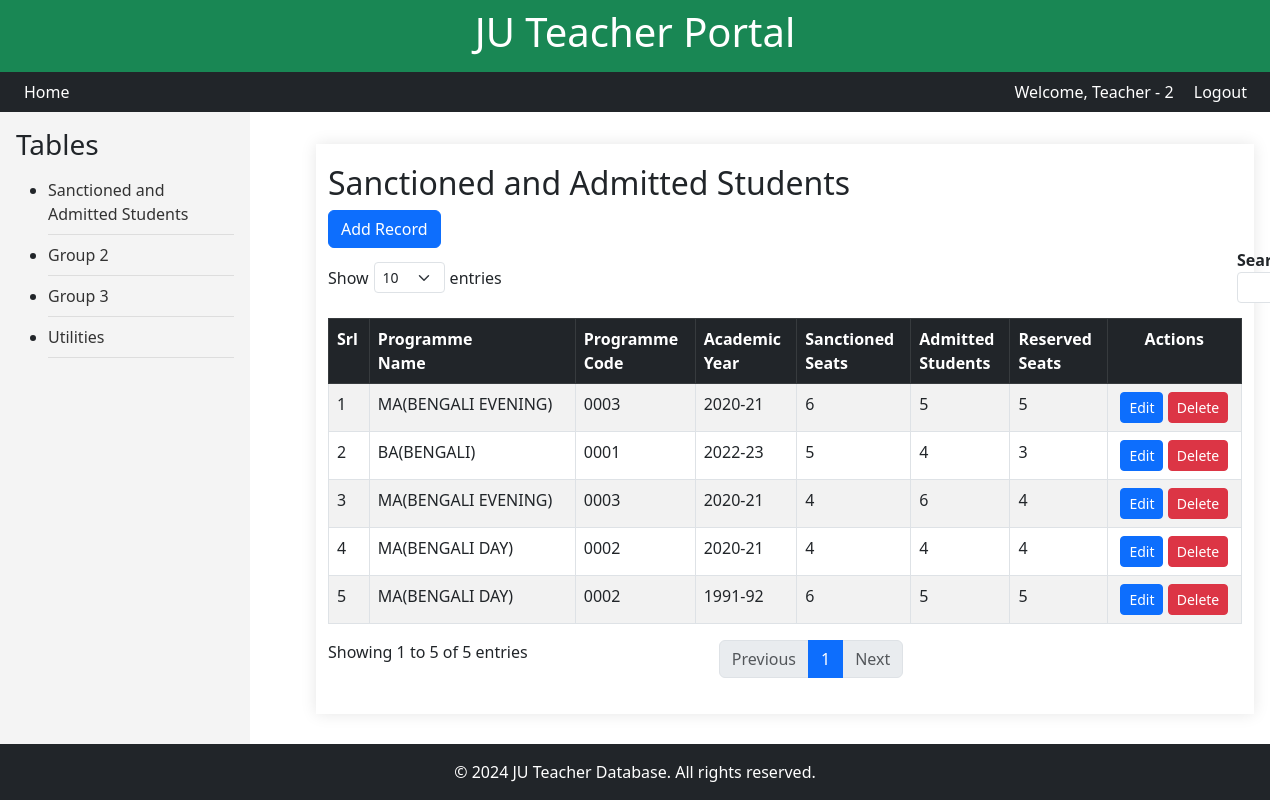
The app's page /hod/group-table/group1/ (signed in) with its own data.
### teachers/models.py (models this page shows, shortened)
class CustomUser(AbstractUser):
    username = None  # Remove the username field
    email = models.EmailField(unique=True)
    emp_id = models.CharField(max_length=50, unique=True)
    department = models.ForeignKey("Department", on_delete=models.SET_NULL, null=True, blank=True, related_name="users")
    USERNAME_FIELD = 'email'  # Use email as the login field
    REQUIRED_FIELDS = ['first_name', 'last_name', 'emp_id']  # Fields required when creating a user
    objects = CustomUserManager()

class Department(models.Model):
    name    =   models.CharField(max_length=100,  null=True, blank=True)
    faculty =   models.CharField(max_length=100,  null=True, blank=True)
    program =   models.CharField(max_length=200,  null=True, blank=True)
    prog_cd =   models.CharField(max_length=20,   null=True, blank=True)

### hod_group/models.py (models this page shows, shortened)
class StudentAdmitted(models.Model):
    teacher = models.ForeignKey(
        "teachers.Teacher", on_delete=models.CASCADE, null=True, blank=True,
        verbose_name="Assigned Teacher"
    )
    dept_name = models.CharField(
        max_length=100, null=True, blank=True,
        verbose_name="Department Name"
    )
    prog_name = models.ForeignKey(
        "teachers.Department", on_delete=models.CASCADE, null=True, blank=True,
        verbose_name="Programme Name"
    )
    prog_cd = models.CharField(
        max_length=20, null=True, blank=True,
        verbose_name="Programme Code"
    )
    course_name = models.CharField(
        max_length=100, null=True, blank=True,
        verbose_name="Programme/Courses Name"
    )
    acad_year = models.CharField(
        max_length=7,
        verbose_name="Academic Year",
        help_text="The range must be in  1990-91 to 2024-25.",
    )
    sanc_seats = models.IntegerField(
         verbose_name="Number of Sanctioned Seats"
    )
    admit_seats = models.IntegerField(
         verbose_name="Number of Admitted Students"
    )
    seats_resrv_catg = models.IntegerField(
         verbose_name="Number of Reserved Category Students"
    )
    group_id    = models.CharField(
        max_length=10,
        verbose_name="Group Table index",
        null=True,
        blank=True
    )

### hod_group/views.py (the view)
# urls.py: path('group-table/<str:group_id>/', views.group_table_with_id, name='group_table_with_id'),
@login_required
def group_table_with_id(request, group_id):
    user = request.user
    teacher = get_object_or_404(Teacher, user=user)
    programs = Department.objects.filter(name=teacher.dept_name)
    students = StudentAdmitted.objects.select_related('teacher', 'prog_name').filter(dept_name=teacher.dept_name)
    group_templates = {
        'group1': 'hod_group/group1_details.html',
        'group2': 'hod_group/group2_details.html',
        'group3': 'hod_group/group3_details.html',
        'group4': 'util/group4_details.html',
    }
    template = group_templates.get(group_id)
    grp_id = next((key for key, value in group_templates.items() if value == template), None)
    request.session['grp_id'] = grp_id
    if request.session['grp_id'] == 'group1':
       form = StudentAdmittedForm(programs=programs)
       success = request.session.get('success', None)
    else:
       form=""
       success=""
    success = request.session.get('success', False)
    if 'success' in request.session:
        del request.session['success']  # Remove the success session variable
    context = {'group_id': group_id, 'grp_id':grp_id, 'students':students,'form':form, 'success':success}
    return render(request, template, context)

### hod_group/forms.py
class StudentAdmittedForm(forms.ModelForm):
    prog_name = forms.ModelChoiceField(
        queryset=Department.objects.none(),
        label="Program",
        empty_label="Select a Program",
    )
    class Meta:
        model = StudentAdmitted
        fields = [
            "prog_name",
            "acad_year",
            "sanc_seats",
            "admit_seats",
            "seats_resrv_catg",
        ]
        widgets = {
            "acad_year": forms.TextInput(
                attrs={
                    "required": "required",
                    "placeholder": "e.g., 2023-24",  # Add a placeholder
                }
            ),
            "sanc_seats": forms.NumberInput(attrs={"min": 0, "required": "required"}),
            "admit_seats": forms.NumberInput(attrs={"min": 0, "required": "required"}),
            "seats_resrv_catg": forms.NumberInput(attrs={"min": 0, "required": "required"}),
        }
    def __init__(self, *args, programs=None, **kwargs):
        super().__init__(*args, **kwargs)
        if programs:
            self.fields["prog_name"].queryset = programs
        else:
            self.fields["prog_name"].queryset = Department.objects.none()

### teachers/templatetags/signing_tags.py (called while the page is built)
@register.filter
def sign_id(id):
    signer = Signer()
    return signer.sign(id)

### hod_group/templates/hod_group/group1_details.html (shortened to what this page needs)
{% extends 'hod_group/group_table.html' %}
{% load widget_tweaks %}
{% load signing_tags %}
{% load static %}
{% block group_table_details %}
<head>
	<link href="https://cdn.jsdelivr.net/npm/bootstrap@5.3.0-alpha1/dist/css/bootstrap.min.css" rel="stylesheet">
</head>
<div class="container mt-3">
	<h2>Sanctioned and Admitted Students</h2>
	<button type="button" class="btn btn-primary" data-bs-toggle="modal" data-bs-target="#addStudentModal">
		Add Record
	</button>
    <table id="studentsTable" class="table table-striped table-bordered">
        <thead class="table-dark">
            <tr>
                <th>Srl</th>
                <th>Programme<br> Name</th>
                <th>Programme<br> Code</th>
                <th>Academic<br> Year</th>
                <th>Sanctioned<br> Seats</th>
                <th>Admitted<br> Students</th>
                <th>Reserved<br> Seats</th>
                <th style="text-align:center;">Actions</th>
            </tr>
        </thead>
        <tbody>
            {% for student in students %}
            <tr>
                <td>{{ forloop.counter }}</td>
                <td>{{ student.prog_name.program|default:"No Data" }}</td>
                <td>{{ student.prog_name.prog_cd }}</td>
                <td>{{ student.acad_year }}</td>
                <td>{{ student.sanc_seats }}</td>
                <td>{{ student.admit_seats }}</td>
                <td>{{ student.seats_resrv_catg }}</td>
                <td style="text-align:center;">
                    <a href="{% url 'hod_group:student_edit' signed_id=student.id|sign_id %}?data_row={{ forloop.counter }}"
					   class="btn btn-sm btn-primary">Edit
					</a>
					<a href="{% url 'hod_group:student_delete' signed_id=student.id|sign_id %}" class="btn btn-sm btn-danger">Delete</a>
                </td>
            </tr>
            {% endfor %}
        </tbody>
    </table>
</div>
{% endblock %}

### templates/grp_base.html (shortened to what this page needs)
{% load static %}
<!DOCTYPE html>
<html lang="en">
<head>
    <link rel="stylesheet" href="{% static 'css/styles.css' %}">
    <link href="https://cdn.jsdelivr.net/npm/bootstrap@5.3.0/dist/css/bootstrap.min.css" rel="stylesheet">
	<link rel="stylesheet" href="https://cdn.jsdelivr.net/npm/bootstrap-icons/font/bootstrap-icons.css">
</head>
<body>
<div class="bg-success text-white text-center p-2">
    <h1>JU Teacher Portal</h1>
</div>
<nav class="bg-dark text-white p-2 text-end">
    {% if user.is_authenticated %}
		<a class="text-white ms-3" style="float:left;" href="{% url 'teachers:profile' %}">Home</a>
        <span class="d-inline-block">Welcome, {{ user.first_name }}</span>
        <a class="text-white ms-3" href="{% url 'teachers:logout' %}">Logout</a>
    {% else %}
        <a class="text-white me-3" href="{% url 'teachers:login' %}">Login</a>
        <a class="text-white" href="{% url 'teachers:register' %}">Register</a>
    {% endif %}
</nav>
    {% block content %}
    {% endblock %}
<footer class="bg-dark text-white text-center p-3 mt-auto">
    &copy; 2024 JU Teacher Database. All rights reserved.
</footer>
</body>
</html>

### static/css/styles.css (style rules this page uses)
body { font-family: 'Arial', sans-serif; background-color: #f4f4f4; margin: 0; padding: 0; }
nav { background-color: #333; padding: 10px; text-align: right; }
nav a { color: white; text-decoration: none; margin: 0 15px; }
.container { background-color: white; margin: 20px auto; padding: 20px; max-width: 1200px; box-shadow: 0 0 15px rgba(0, 0, 0, 0.1); }
footer { background-color: #333; color: white; text-align: center; padding: 10px; position: fixed; bottom: 0; width: 100%; }

### hod_group/templates/hod_group/group1_details.html (style rules this page uses)
th { vertical-align: top; }

### records on screen
CustomUser: first_name "Teacher - 2"
StudentAdmitted: prog_name.program "MA(BENGALI EVENING)", prog_name.prog_cd "0003", acad_year "2020-21", sanc_seats "6", admit_seats "5", seats_resrv_catg "5"
StudentAdmitted: prog_name.program "BA(BENGALI)", prog_name.prog_cd "0001", acad_year "2022-23", sanc_seats "5", admit_seats "4", seats_resrv_catg "3"
StudentAdmitted: prog_name.program "MA(BENGALI EVENING)", prog_name.prog_cd "0003", acad_year "2020-21", sanc_seats "4", admit_seats "6", seats_resrv_catg "4"
StudentAdmitted: prog_name.program "MA(BENGALI DAY)", prog_name.prog_cd "0002", acad_year "2020-21", sanc_seats "4", admit_seats "4", seats_resrv_catg "4"
StudentAdmitted: prog_name.program "MA(BENGALI DAY)", prog_name.prog_cd "0002", acad_year "1991-92", sanc_seats "6", admit_seats "5", seats_resrv_catg "5"
